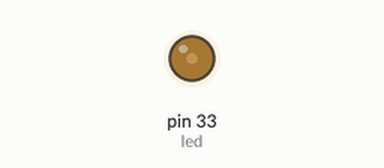
This program was run on a simulated Jetson Nano (header pin numbers). Shown: output pins drawn as LEDs (lit = HIGH). At 4.0 s the program stops and its outputs stay as they are.

Above: at 0.1 s.
At 1.1 s:
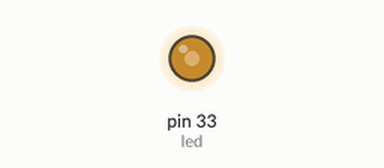
At 2.1 s:
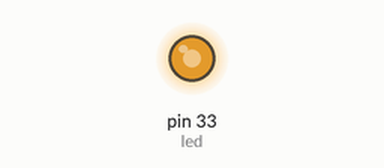
At 4.1 s:
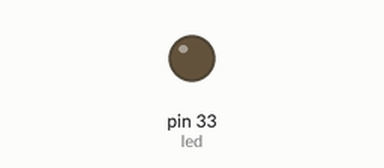
Timing chart, 0 to 5.5 s (numbered marks = the images above):
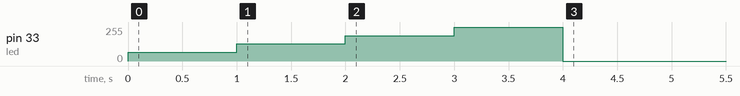

The program:

03_Ltika_pwm.py
```python
# (licence header left out)
import Jetson.GPIO as GPIO
import time

led = 33

GPIO.setmode(GPIO.BOARD)
GPIO.setup(led, GPIO.OUT)

pwm = GPIO.PWM(led, 200)  # GPIO.PWM(channel, freqency[Hz])
pwm.start(25)  # .start(duty[%])
time.sleep(1)
pwm.start(50)  # .start(duty[%])
time.sleep(1)
pwm.start(75)  # .start(duty[%])
time.sleep(1)
pwm.start(100)  # .start(duty[%])
time.sleep(1)
pwm.stop()

GPIO.cleanup()
```

Measured:
- by itself, pin 33 (led): 0/255 → 64/255 at 0.00 s, → 128/255 1.0 s later, → 191/255 1.0 s later, → 255/255 1.0 s later, … (5 changes in this stretch)
